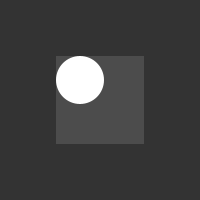
Frame 1 (no input)
Frame 60 (the mouse pressed at the canvas centre just before this capture): identical to frame 1, image omitted
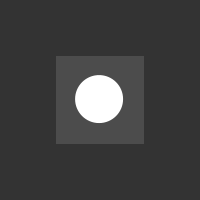
Frame 120 (the mouse held since frame 60 and released just before this capture)

The Processing sketch that drew these frames (run headless with seeded random() and noise(); from frame 60 on, the mouse is pressed at the canvas centre):

// Processing sketch: processing_68970
// ── processing_68970.pde

/**
 * Constrain. 
 * 
 * Move the mouse across the screen to move the circle. 
 * The program constrains the circle to its box. 
 * 
 * Updated 27 February 2010 to handle changes in size().
 */
 
float mx;
float my;
float easing = 0.05;
int radius = 24;
int edge = 56;
int inner = edge + radius;

void setup() {
  size(200, 200);
  noStroke(); 
  smooth();
  ellipseMode(RADIUS);
  rectMode(CORNERS);
}

void draw() { 
  background(51);
  
  if (abs(mouseX - mx) > 0.1) {
    mx = mx + (mouseX - mx) * easing;
  }
  if (abs(mouseY - my) > 0.1) {
    my = my + (mouseY- my) * easing;
  }
  
  mx = constrain(mx, inner, width - inner);
  my = constrain(my, inner, height - inner);
  fill(76);
  rect(edge, edge, width-edge, height-edge);
  fill(255);  
  ellipse(mx, my, radius, radius);
}
